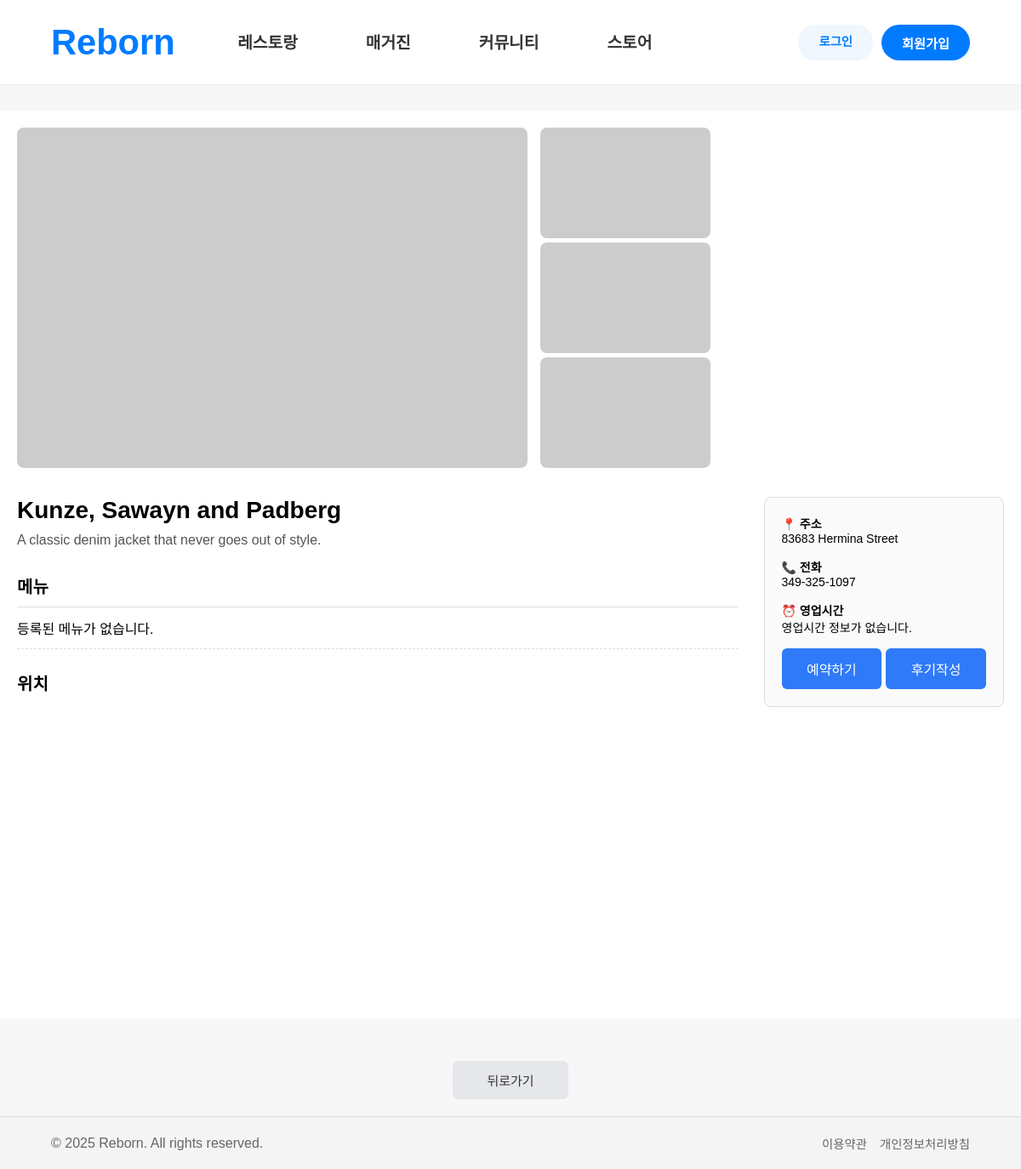
The app's page /restaurants/resview/1/ with its own data.
### restaurants/models.py (models this page shows, shortened)
class Restaurant(models.Model):
    resno=models.AutoField(primary_key=True)
    locno=models.IntegerField(default=0)
    res_name=models.CharField(max_length=50,null=True)
    desc=models.TextField(null=True)
    addr=models.CharField(max_length=200,null=True)
    tel=models.CharField(max_length=13,null=True)
    lat=models.DecimalField(max_digits=10,decimal_places=7,default=0)
    lng=models.DecimalField(max_digits=10,decimal_places=7,default=0)
    date=models.DateTimeField(auto_now=True)
    mem_id=models.CharField(max_length=25,null=True)

### restaurants/views.py (the view)
# urls.py: path('resview/<int:resno>/', views.resview, name='resview'),
def resview(request, resno):
    qs = Restaurant.objects.get(resno=resno)
    qs2 = RestaurantOperTime.objects.filter(resno=qs)
    qs3 = FoodMenu.objects.filter(resno=qs)
    context={'view':qs, 'oper_time':qs2, 'menu':qs3, 'app_key':app_key}
    return render(request,'restaurants/resview.html',context)

### restaurants/templates/restaurants/resview.html (shortened to what this page needs)
{% extends "base.html" %}
{% block css %}
<link rel='stylesheet' href="/static/css/resview.css">
{% endblock css %}
{% block script %}
<link rel='stylesheet' href="/static/js/restaurants.js">
{% endblock script %}
{% block body %}
<div class="container">
    <section class="image-section">
        <div class="image-main">
            <img src="https://picsum.photos/600/400" alt="대표 이미지">
        </div>
        <div class="image-sub">
            <img src="https://picsum.photos/200/130?1">
            <img src="https://picsum.photos/200/130?2">
            <img src="https://picsum.photos/200/130?3">
        </div>
    </section>
    <section class="content-section">
        <div class="left">
            <h1 class="restaurant-name">{{view.res_name}}</h1>
            <p class="description">
                {{view.desc}}
            </p>
            <h2>메뉴</h2>
            <ul class="menu-list">
                {% for m in menu %}
                <li>
                    <span>{{m.fnm}}</span>
                    <span>₩{{m.price}}</span>
                </li>
                {% empty %}
                <li>등록된 메뉴가 없습니다.</li>
                {% endfor %}
            </ul>
            <h2>위치</h2>
            <div class="map" id="map" style="width:100%; height:350px;"></div>
        </div>
        <div class="right">
            <div class="info-box">
                <p><strong>📍 주소</strong><br>{{view.addr}}</p>
                <p><strong>📞 전화</strong><br>{{view.tel}}</p>
                <p><strong>⏰ 영업시간</strong><br>
                    {% for op in oper_time %}
                        {{ op.week }} : {{ op.open_time }} ~ {{ op.close_time }}<br>
                    {% empty %}
                        영업시간 정보가 없습니다.
                    {% endfor %}
                </p>
                <div class="button-group">
                    <button class="reserve-btn">예약하기</button>
                    <button class="review-btn">후기작성</button>
                </div>
            </div>
        </div>
    </section>
</div>
<div class="back-button-wrapper">
    <button class="back-btn" onclick="history.back()">뒤로가기</button>
</div>
{% endblock body %}

### static/css/common.css (style rules this page uses)
* { margin: 0; padding: 0; box-sizing: border-box; }
body { font-family: 'Pretendard', sans-serif; display: flex; flex-direction: column; min-height: 100vh; }
ul { list-style: none; }

### static/css/resview.css (style rules this page uses)
* { box-sizing: border-box; margin: 0; padding: 0; font-family: 'Noto Sans KR', sans-serif; }
body { background-color: #f7f7f7; }
.container { width: 1200px; margin: 30px auto; background: #fff; padding: 20px; }
.image-section { display: flex; gap: 15px; margin-bottom: 30px; }
.image-main img { width: 600px; height: 400px; object-fit: cover; border-radius: 8px; }
.image-sub { display: flex; flex-direction: column; gap: 5px; }
.image-sub img { width: 200px; height: 130px; object-fit: cover; border-radius: 8px; }
.content-section { display: flex; gap: 30px; }
.left { width: 75%; }
.restaurant-name { font-size: 28px; margin-bottom: 10px; }
.description { color: #555; margin-bottom: 30px; }
.left h2 { margin: 25px 0 10px; font-size: 20px; }
.menu-list { list-style: none; border-top: 1px solid #ddd; }
.menu-list li { display: flex; justify-content: space-between; padding: 12px 0; border-bottom: 1px dashed #ddd; }
.map { width: 100%; border-radius: 8px; margin-top: 10px; }
.right { width: 25%; }
.info-box { position: sticky; top: 100px; border: 1px solid #ddd; padding: 20px; border-radius: 8px; background: #fafafa; }
.info-box p { margin-bottom: 15px; font-size: 14px; }
.button-group { display: flex; gap: 5px; }
.reserve-btn { width: 100%; padding: 12px; background: #2f7af8; color: #fff; border: none; border-radius: 6px; font-size: 16px; cursor: pointer; }
.review-btn { width: 100%; padding: 12px; background: #2f7af8; color: #fff; border: none; border-radius: 6px; font-size: 16px; cursor: pointer; }
.back-button-wrapper { display: flex; justify-content: center; margin: 50px 0 20px; }
.back-btn { padding: 12px 40px; font-size: 15px; background: #e5e7eb; color: #333; border: none; border-radius: 6px; cursor: pointer; }

### records on screen
Restaurant: res_name "Kunze, Sawayn and Padberg", desc "A classic denim jacket that never goes out of style.", addr "83683 Hermina Street", tel "349-325-1097"
